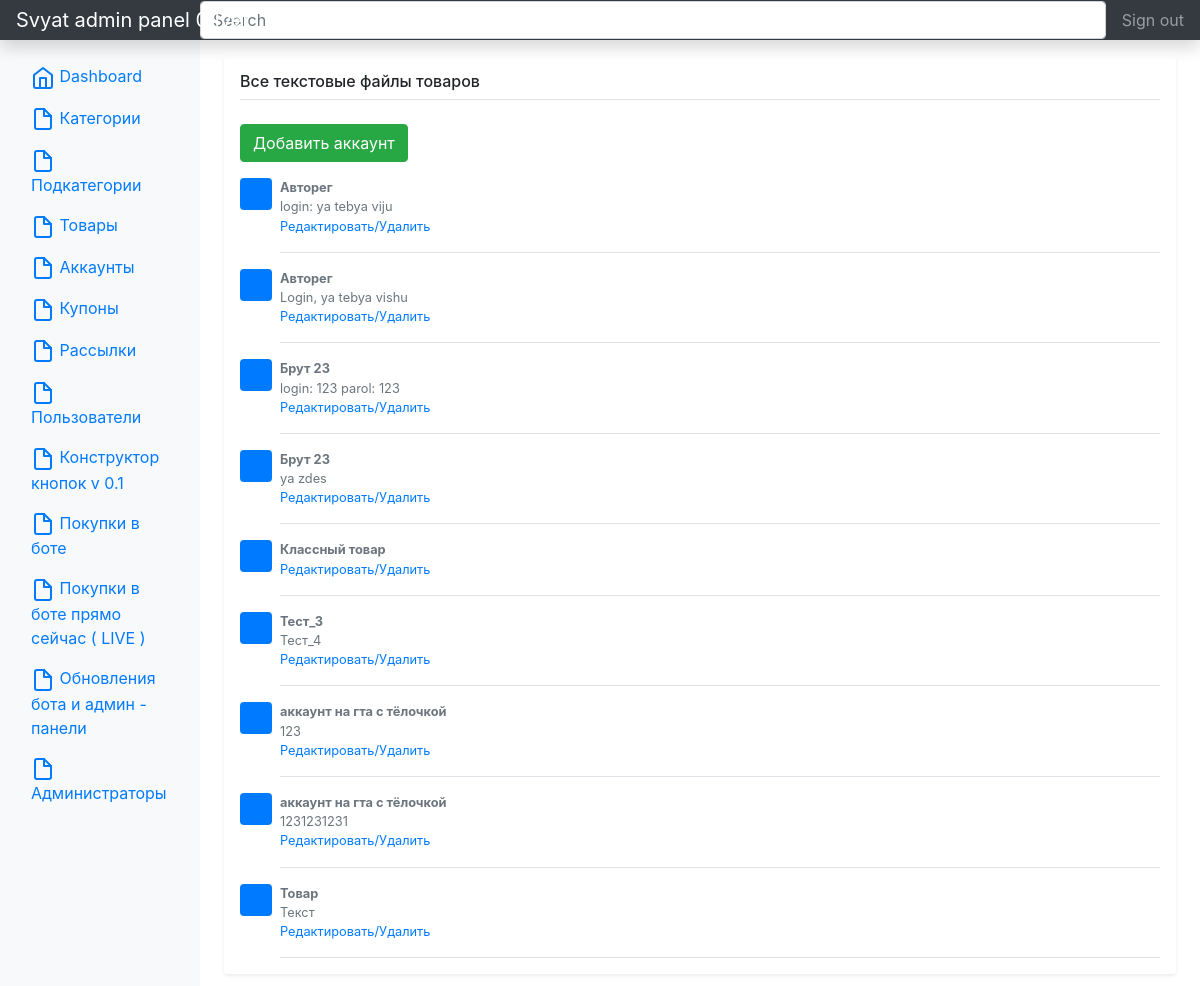
Screenshot of /admin/accounts (signed in) with the database file from the repository.
### app.py (models this page shows, shortened)
class Account(db.Model):
    id = db.Column(db.Integer, primary_key=True)
    product_name = db.Column(db.String(100), nullable=False)
    account_text = db.Column(db.Text, nullable=False)

### app.py (the view)
@app.route('/admin/accounts')
@login_required
def adminAccounts():
    accounts = Account.query.all()
    return render_template("account.html", accounts=accounts)

### app.py (called while the page is built)
@manager.user_loader
def load_user(user_id):
    return AdminUser.query.get(user_id)

@app.after_request
def redirect_to_signin(response):
    if response.status_code == 401:
        return redirect(url_for('login_page'))
    return response

### templates/account.html (shortened to what this page needs)
{% extends 'base.html' %}
{% block body %}
<div class="my-3 p-3 bg-white rounded shadow-sm">
    <h6 class="border-bottom border-gray pb-2 mb-0">Все текстовые файлы товаров</h6>
    <br>
    <a href="/admin/create-account"  class="btn btn-success">Добавить аккаунт</a>
    <br>
    {% for el in accounts %}
    <div class="media text-muted pt-3">
      <svg class="bd-placeholder-img mr-2 rounded" width="32" height="32" xmlns="http://www.w3.org/2000/svg" preserveAspectRatio="xMidYMid slice" focusable="false" role="img" aria-label="Placeholder: 32x32"><title>Placeholder</title><rect width="100%" height="100%" fill="#007bff"></rect><text x="50%" y="50%" fill="#007bff" dy=".3em">32x32</text></svg>
      <div class="media-body pb-3 mb-0 small lh-125 border-bottom border-gray">
        <div class="d-flex justify-content-between align-items-center w-100">
          <strong class="text-gray-dark">{{ el.product_name }}</strong>
        </div>
        <span class="d-block">{{ el.account_text }}</span>
        <a href="/admin/accounts/{{ el.id }}/update">Редактировать/Удалить</a>
      </div>
    </div>
        {% endfor %}
    </div>
{% endblock %}

### templates/base.html (shortened to what this page needs)
<!DOCTYPE html>
<html lang="ru">
<head>
	<link rel="stylesheet" href="https://stackpath.bootstrapcdn.com/bootstrap/4.5.0/css/bootstrap.min.css">
</head>
<body>
    <nav class="navbar navbar-dark sticky-top bg-dark flex-md-nowrap p-0 shadow">
  <a class="navbar-brand col-md-3 col-lg-2 mr-0 px-3" href="#">Svyat admin panel 0.1ver</a>
  <input class="form-control form-control-dark w-100" type="text" placeholder="Search" aria-label="Search">
  <ul class="navbar-nav px-3">
    <li class="nav-item text-nowrap">
      <a class="nav-link" href="/logout">Sign out</a>
    </li>
  </ul>
</nav>
<div class="container-fluid">
  <div class="row">
    <nav id="sidebarMenu" class="col-md-3 col-lg-2 d-md-block bg-light sidebar collapse">
      <div class="sidebar-sticky pt-3">
        <ul class="nav flex-column">
          <li class="nav-item">
            <a class="nav-link active" href="/">
              Dashboard <span class="sr-only">(current)</span>
            </a>
          </li>
          <li class="nav-item">
            <a class="nav-link" href="/admin/categories">
              Категории
            </a>
          </li>
          <li class="nav-item">
            <a class="nav-link" href="/admin/podcategories">
              Подкатегории
            </a>
          </li>
          <li class="nav-item">
            <a class="nav-link" href="/admin/products">
              Товары
            </a>
          </li>
          <li class="nav-item">
            <a class="nav-link" href="/admin/accounts">
              Аккаунты
            </a>
          </li>
          <li class="nav-item">
            <a class="nav-link" href="/admin/coupone">
              Купоны
            </a>
          </li>
          <li class="nav-item">
            <a class="nav-link" href="/admin/send-message">
              Рассылки
            </a>
          </li>
          <li class="nav-item">
            <a class="nav-link" href="/admin/users">
              Пользователи
            </a>
          </li>
          <li class="nav-item">
            <a class="nav-link" href="/admin/buttons">
              Конструктор кнопок v 0.1
            </a>
          </li>
          <li class="nav-item">
            <a class="nav-link" href="/admin/sales">
              Покупки в боте
            </a>
          </li>
          <li class="nav-item">
            <a class="nav-link" href="/admin/realsales">
              Покупки в боте прямо сейчас ( LIVE )
            </a>
          </li>
          <li class="nav-item">
            <a class="nav-link" href="/admin/updates">
              Обновления бота и админ - панели
            </a>
          </li>
          <li class="nav-item">
            <a class="nav-link" href="/admin/register">
              Администраторы
            </a>
          </li>
        </ul>
      </div>
    </nav>
    <main role="main" class="col-md-9 ml-sm-auto col-lg-10 px-md-4">
      {% block body %}{% endblock %}
    </main>
  </div>
</div>
</body>
</html>

### rows the page displays
Account: product_name "Авторег", account_text "login: ya tebya viju"
Account: product_name "Авторег", account_text "Login, ya tebya vishu"
Account: product_name "Брут 23", account_text "login: 123 parol: 123"
Account: product_name "Брут 23", account_text "ya zdes"
Account: product_name "Классный товар"
Account: product_name "Тест_3", account_text "Тест_4"
Account: product_name "аккаунт на гта с тёлочкой", account_text "123"
Account: product_name "аккаунт на гта с тёлочкой", account_text "1231231231"
Account: product_name "Товар", account_text "Текст"
